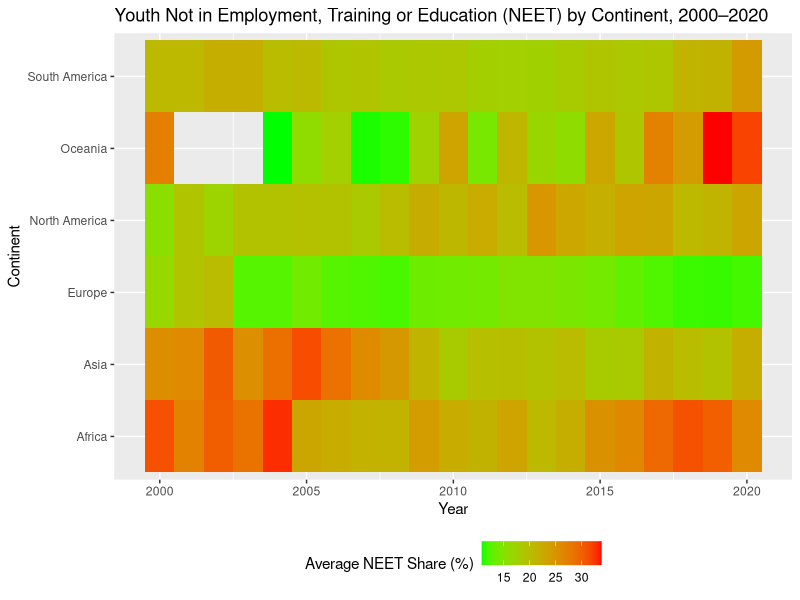

Write R code to recreate this figure.
## ---- chunk 1
knitr::opts_chunk$set(echo = TRUE)
## ---- chunk 2
library(tidyverse)
library(ggplot2)
library(dplyr)
## ---- chunk 3
setwd("~/Desktop/IC academic/Data Science/data sets")
## ---- chunk 4
continents <- read.csv("continents-according-to-our-world-in-data.csv",
                       stringsAsFactors = FALSE)

youth <- read.csv("youth-not-in-education-employment-training.csv",
                  stringsAsFactors = FALSE)
## ---- chunk 5
continents <- continents %>% 
  select("Entity", "Code", "Continent")
## ---- chunk 6
all <- youth %>% 
  left_join(continents, by = "Entity")
## ---- chunk 7
all <- all %>% 
  select("Entity", "Code.x", "Year", "Continent",
         "Share.of.youth.not.in.education..employment.or.training..total....of.youth.population.")
## ---- chunk 8
all <- all %>% na.omit()
## ---- chunk 9
all <- all %>% 
  filter(Year >= 2000 & Year <= 2020)
## ---- chunk 10
by_continent <- all %>%
  group_by(Continent, Year) %>%
  summarise(continent_avg = mean(
    Share.of.youth.not.in.education..employment.or.training..total....of.youth.population.
  ))
## ---- chunk 11
by_continent %>% 
  ggplot(aes(x = Year, y = Continent, fill = continent_avg)) +
  geom_tile() +
  scale_fill_gradient(low = "green", high = "red") +
  labs(
    title = "Youth Not in Employment, Training or Education (NEET) by Continent, 2000–2020",
    fill = "Average NEET Share (%)"
  ) +
  theme(legend.position = "bottom")
